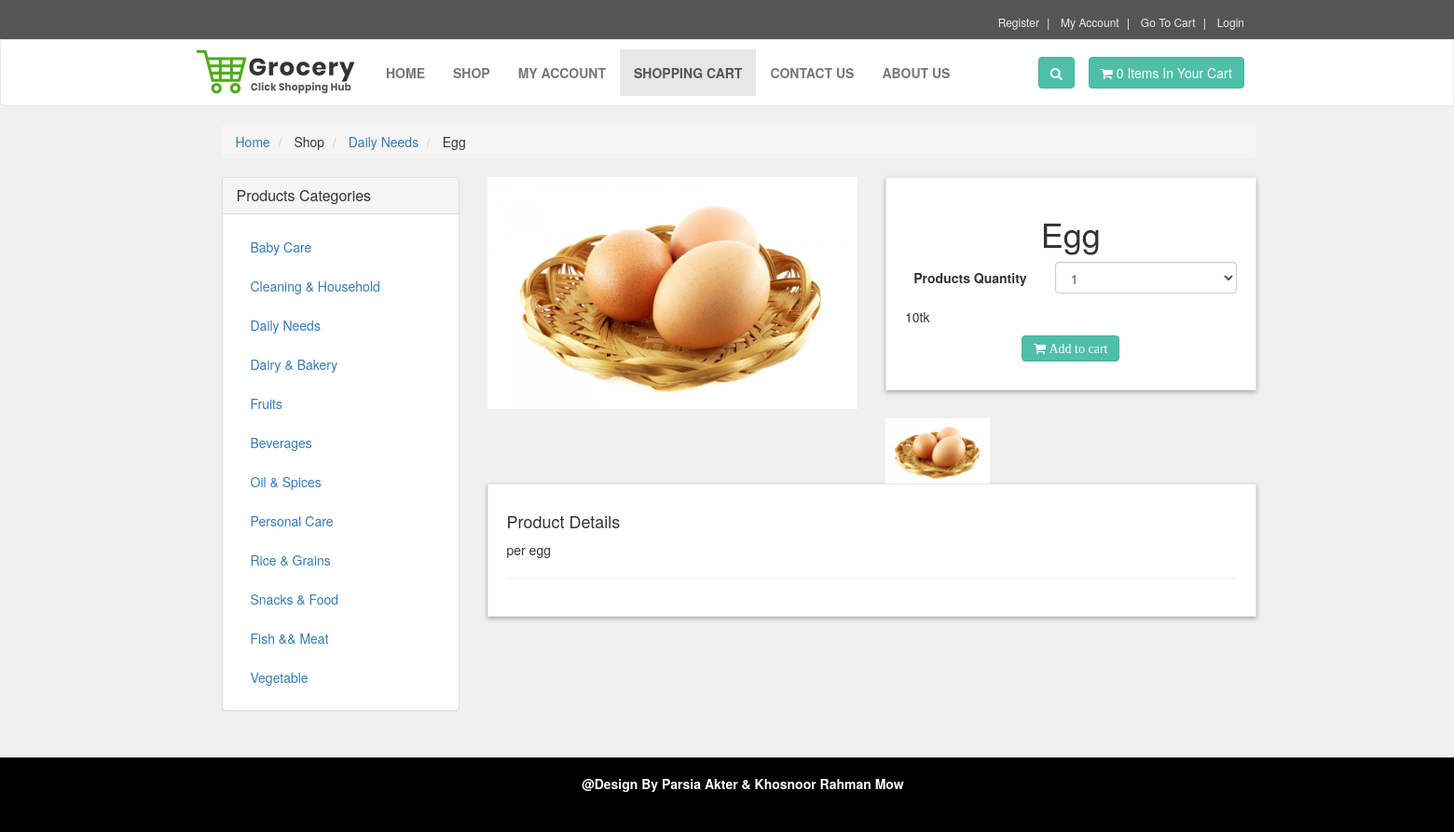
/details.php?pro_id=14, run on the app's committed database.
### tables this page shows
CREATE TABLE `product_categories` (
  `p_cat_id` int(10) NOT NULL,
  `p_cat_title` text NOT NULL,
  `p_cat_desc` text NOT NULL
);

CREATE TABLE `products` (
  `product_id` int(10) NOT NULL,
  `p_cat_id` int(10) NOT NULL,
  `date` timestamp NOT NULL DEFAULT current_timestamp() ON UPDATE current_timestamp(),
  `product_title` text NOT NULL,
  `product_img1` text NOT NULL,
  `product_img2` text NOT NULL,
  `product_img3` text NOT NULL,
  `product_price` int(10) NOT NULL,
  `product_keywords` text NOT NULL,
  `product_desc` text NOT NULL
);

### details.php (the view, shortened to what this page needs)
<?php
    include("includes/header.php");
?>
   <div id="content">
       <div class="container">
           <div class="col-md-12">
               <ul class="breadcrumb">
                   <li>
                       <a href="index.php">Home</a>
                   </li>
                   <li>
                       Shop
                   </li>
                   <li>
                       <a href="shop.php?p_cat=<?php echo $p_cat_id; ?>"><?php echo $p_cat_title; ?></a>
                   </li>
                   <li> <?php echo $pro_title; ?> </li>
               </ul>
           </div>
           <div class="col-md-3">
   <?php
    include("includes/sidebar.php");
    ?>
           </div>
           <div class="col-md-9">
               <div id="productMain" class="row">
                   <div class="col-sm-6">
                       <div id="mainImage">
                           <div id="myCarousel" class="carousel slide" data-ride="carousel">
                               <div class="carousel-inner">
                                   <div class="item active">
                                       <center><img class="img-responsive" src="admin_area/product_images/<?php echo $pro_img1; ?>" alt="Product 3-a"></center>
                                   </div>
                               </div>
                           </div>
                       </div>
                   </div>
                   <div class="col-sm-6">
                       <div class="box">
                           <h1 class="text-center"> <?php echo $pro_title; ?> </h1>
                           <form action="details.php?add_cart=<?php echo $product_id; ?>" class="form-horizontal" method="post">
                               <div class="form-group">
                                   <label for="" class="col-md-5 control-label">Products Quantity</label>
                                   <div class="col-md-7">
                                          <select name="product_qty" id="" class="form-control">
                                           <option>1</option>
                                           </select>
                                    </div>
                               </div>
                               <p class="price"> <?php echo $pro_price; ?>tk</p>
                               <p class="text-center buttons"><button class="btn btn-primary i fa fa-shopping-cart"> Add to cart</button></p>
                           </form>
                       </div>
                       <div class="row" id="thumbs">
                           <div class="col-xs-4">
                               <a data-target="#myCarousel" data-slide-to="0"  href="#" class="thumb">
                                   <img src="admin_area/product_images/<?php echo $pro_img1; ?>" alt="product 1" class="img-responsive">
                               </a>
                           </div>
                       </div>
                   </div>
               </div>
               <div class="box" id="details">
                       <h4>Product Details</h4>
                   <p>
                       <?php echo $pro_desc; ?>
                   </p>
                       <hr>
               </div>
           </div>
       </div>
   </div>
   <?php
    include("includes/footer.php");
    ?>
</body>
</html>

### functions/functions.php (shortened to what this page needs)
<?php
$db = mysqli_connect("localhost","root","","170204011");
function getRealIpUser(){
    switch(true){
            default : return $_SERVER['REMOTE_ADDR'];
    }
}
function getPCats(){
    global $db;
    $get_p_cats = "select * from product_categories";
    $run_p_cats = mysqli_query($db,$get_p_cats);
    while($row_p_cats=mysqli_fetch_array($run_p_cats)){
        $p_cat_id = $row_p_cats['p_cat_id'];
        $p_cat_title = $row_p_cats['p_cat_title'];
        echo "
            <li>
                <a href='shop.php?p_cat=$p_cat_id'> $p_cat_title </a>
            </li>
        ";
    }
}
function items(){
    global $db;
    $ip_add = getRealIpUser();
    $get_items = "select * from cart where ip_add='$ip_add'";
    $run_items = mysqli_query($db,$get_items);
    $count_items = mysqli_num_rows($run_items);
    echo $count_items;
}
?>

### styles/sty.css (style rules this page uses)
body { font-size: 14px; line-height: 1.42857143; color: #333333; background: #f0f0f0; overflow-x: hidden; }
.btn-primary { color: rgb(255, 255, 255); background: rgb(79, 191, 168); border-color: rgb(65, 179, 156); }
.box { background: #ffffff; margin: 0 0 30px; border: solid 1px #e6e6e6; box-sizing: border-box; padding: 20px; box-shadow: 0px 2px 5px rgba(0, 0, 0, .3); }
#content { padding-left: 25px; }

### data on the page
product_categories: p_cat_title "Daily Needs"
products: product_title "Egg", product_img1 (picture), product_price "10", product_desc "per egg"
product_categories: p_cat_title "Baby Care"
product_categories: p_cat_title "Cleaning & Household"
product_categories: p_cat_title "Dairy & Bakery"
product_categories: p_cat_title "Fruits"
product_categories: p_cat_title "Beverages"
product_categories: p_cat_title "Oil & Spices"
product_categories: p_cat_title "Personal Care"
product_categories: p_cat_title "Rice & Grains"
product_categories: p_cat_title "Snacks & Food"
product_categories: p_cat_title "Fish && Meat"
product_categories: p_cat_title "Vegetable"

### other printed values
$count_items "0"
